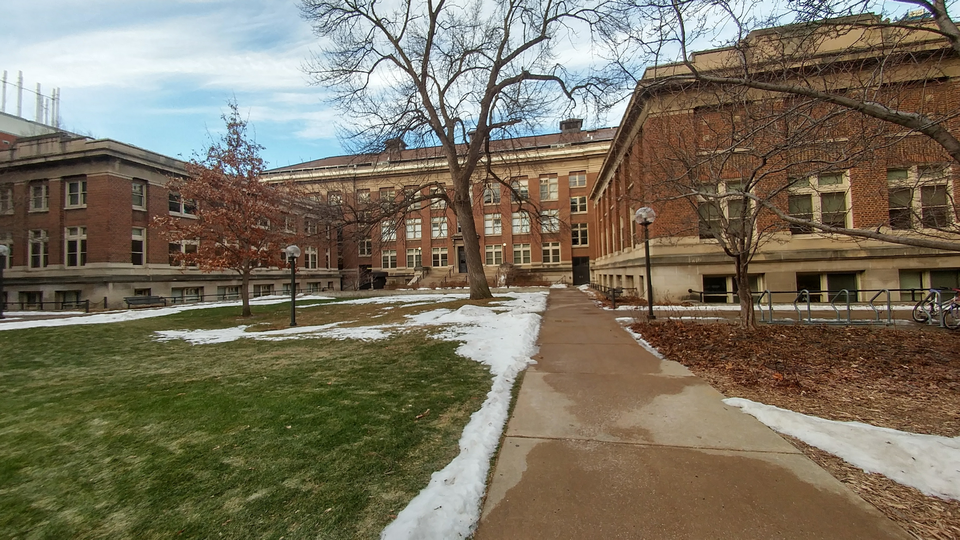
#> input picture hw5/left.bmp, 960 x 540 px
$ python hw5.py
#> lines starting #> are read from the running program, lines starting #| are printed output that depends on the picture
import cv2
import numpy as np
import scipy.io as sio
from scipy.linalg import null_space
import matplotlib.pyplot as plt
import sys
from sklearn.neighbors import NearestNeighbors
from mpl_toolkits.mplot3d import Axes3D


def compute_F(pts1, pts2):
    # TO DO
    F = np.empty([3, 3])
    max_n_inlier = 0
    max_inliers = []

    for _ in range(100):
        n_inlier = 0
        inliers = []
        n = np.random.choice(range(pts1.shape[0]), size = 8, replace=False)

        # Construct A
        A = np.empty([0, 9], dtype=np.float32)
        for i in range(8):
            x1, y1 = pts1[n[i]]
            x2, y2 = pts2[n[i]]
            # A = np.vstack([A, [x1 * x2, x1 * y2, x1, y1 * x2, y1 * y2, y1, x2, y2, 1]])
            A = np.vstack([A, [x1 * x2, y1 * x2, x2, x1 * y2, y1 * y2, y2, x1, y1, 1]])

        # Compute SVD of A
        _, _, vh = np.linalg.svd(A, full_matrices=False)
        F_temp = vh[-1].reshape(3, 3)

        # SVD Cleanup
        u, s, vh = np.linalg.svd(F_temp, full_matrices=False)
        s[-1] = 0
        F_temp = u @ np.diag(s) @ vh

        # Count inlier
        for i in range(pts1.shape[0]):
            p1 = np.hstack([pts1[i], 1])[:, None]
            p2 = np.hstack([pts2[i], 1])[None, :]
            if (p2 @ F_temp @ p1) < 1e-6:
                inliers.append(i)
                n_inlier +=1

        if (n_inlier > max_n_inlier):
            max_n_inlier = n_inlier
            max_inliers = list(inliers)

    # Recalculate F based on inliers
    p1 = np.take(pts1, max_inliers, axis=0)
    p2 = np.take(pts2, max_inliers, axis=0)
    A = np.empty([0, 9], dtype=np.float32)
    for i in range(p1.shape[0]):
        x1, y1 = pts1[i]
        x2, y2 = pts2[i]
        A = np.vstack([A, [x1 * x2, y1 * x2, x2, x1 * y2, y1 * y2, y2, x1, y1, 1]])
    _, _, vh = np.linalg.svd(A, full_matrices=False)
    F = vh[-1].reshape(3, 3)
    u, s, vh = np.linalg.svd(F, full_matrices=False)
    s[-1] = 0
    F = u @ np.diag(s) @ vh

    return F


def triangulation(P1, P2, pts1, pts2):
    # TO DO
    pts3D = np.empty([0, 3])

    for i in range(pts1.shape[0]):
        pts1_skew = np.array([[0, -1, pts1[i][1]],
                              [1, 0, -pts1[i][0]],
                              [-pts1[i][1], pts1[i][0], 0]])
        A_up = pts1_skew @ P1
        pts2_skew = np.array([[0, -1, pts2[i][1]],
                              [1, 0, -pts2[i][0]],
                              [-pts2[i][1], pts2[i][0], 0]])
        A_down = pts2_skew @ P2

        A = np.vstack([A_up, A_down])
        _, _, vh = np.linalg.svd(A)
        pt_3D = vh[-1][:3] / vh[-1][3]
        pts3D = np.vstack([pts3D, pt_3D])
    return pts3D


def disambiguate_pose(Rs, Cs, pts3Ds):
    # TO DO
    n_valid = [0, 0, 0, 0]

    for i in range(len(Rs)):
        # Camera 1
        T1 = np.hstack((np.eye(3), np.zeros((3, 1))))
        T1 = np.vstack([T1, [0, 0, 0, 1]])

        # Camera 2
        T2 = np.hstack((Rs[i], -Rs[i] @ Cs[i]))
        T2 = np.vstack([T2, [0, 0, 0, 1]])

        # Check Z coordinate
        for j in range(pts3Ds[i].shape[0]):
            p_c1 = T1 @ np.hstack([pts3Ds[i][j], 1])[:, None]
            p_c2 = T2 @ np.hstack([pts3Ds[i][j], 1])[:, None]
            if (p_c1[2] > 0) and (p_c2[2] > 0):
                n_valid[i] += 1

    max_valid = n_valid.index(max(n_valid))
    R = Rs[max_valid]
    C = Cs[max_valid]
    pts3D = pts3Ds[max_valid]
    return R, C, pts3D


def compute_rectification(K, R, C):
    # TO DO
    r1 = (C / np.linalg.norm(C)).ravel()
    r2 = (np.array([-C[1][0], C[0][0], 0]) / np.sqrt(C[0][0] ** 2 + C[1][0] ** 2))
    r3 = np.cross(r1, r2)
    R_rect = np.vstack([r1.T, r2.T, r3.T])

    H1 = K @ R_rect @ np.linalg.inv(K)
    H2 = K @ R_rect @ R.T @ np.linalg.inv(K)
    return H1, H2


def dense_match(img1, img2, descriptors1, descriptors2):
    # TO DO
    disparity = np.empty(img1.shape)

    for i in range(img1.shape[0]):
        print(i)
        for j in range(img1.shape[1]):
            d = descriptors1[i][j]
            knn = NearestNeighbors(n_neighbors=1, algorithm='ball_tree').fit(descriptors2[i][j:img1.shape[1]])
            _, n = knn.kneighbors(descriptors1[i][j][None, :])
            disparity[i][j] = -n[0][0]
            # for k in range(j, img1.shape[1]):
            #     dk = descriptors2[i][k]
            #     difference
    return disparity


# PROVIDED functions
def compute_camera_pose(F, K):
    E = K.T @ F @ K
    R_1, R_2, t = cv2.decomposeEssentialMat(E)
    # 4 cases
    R1, t1 = R_1, t
    R2, t2 = R_1, -t
    R3, t3 = R_2, t
    R4, t4 = R_2, -t

    Rs = [R1, R2, R3, R4]
    ts = [t1, t2, t3, t4]
    Cs = []
    for i in range(4):
        Cs.append(-Rs[i].T @ ts[i])
    return Rs, Cs


def visualize_img_pair(img1, img2):
    img = np.hstack((img1, img2))
    if img1.ndim == 3:
        plt.imshow(cv2.cvtColor(img, cv2.COLOR_BGR2RGB))
    else:
        plt.imshow(img, cmap='gray')
    plt.axis('off')
    plt.show()


def visualize_find_match(img1, img2, pts1, pts2):
    assert pts1.shape == pts2.shape, 'x1 and x2 should have same shape!'
    img_h = img1.shape[0]
    scale_factor1 = img_h/img1.shape[0]
    scale_factor2 = img_h/img2.shape[0]
    img1_resized = cv2.resize(img1, None, fx=scale_factor1, fy=scale_factor1)
    img2_resized = cv2.resize(img2, None, fx=scale_factor2, fy=scale_factor2)
    pts1 = pts1 * scale_factor1
    pts2 = pts2 * scale_factor2
    pts2[:, 0] += img1_resized.shape[1]
    img = np.hstack((img1_resized, img2_resized))
    plt.imshow(cv2.cvtColor(img, cv2.COLOR_BGR2RGB))
    for i in range(pts1.shape[0]):
        plt.plot([pts1[i, 0], pts2[i, 0]], [pts1[i, 1], pts2[i, 1]], 'b.-', linewidth=0.5, markersize=5)
    plt.axis('off')
    plt.show()


def visualize_epipolar_lines(F, pts1, pts2, img1, img2):
    assert pts1.shape == pts2.shape, 'x1 and x2 should have same shape!'
    ax1 = plt.subplot(121)
    ax2 = plt.subplot(122)
    ax1.imshow(cv2.cvtColor(img1, cv2.COLOR_BGR2RGB))
    ax2.imshow(cv2.cvtColor(img2, cv2.COLOR_BGR2RGB))

    for i in range(pts1.shape[0]):
        x1, y1 = int(pts1[i][0] + 0.5), int(pts1[i][1] + 0.5)
        ax1.scatter(x1, y1, s=5)
        p1, p2 = find_epipolar_line_end_points(img2, F, (x1, y1))
        ax2.plot([p1[0], p2[0]], [p1[1], p2[1]], linewidth=0.5)

    for i in range(pts2.shape[0]):
        x2, y2 = int(pts2[i][0] + 0.5), int(pts2[i][1] + 0.5)
        ax2.scatter(x2, y2, s=5)
        p1, p2 = find_epipolar_line_end_points(img1, F.T, (x2, y2))
        ax1.plot([p1[0], p2[0]], [p1[1], p2[1]], linewidth=0.5)

    ax1.axis('off')
    ax2.axis('off')
    plt.show()


def find_epipolar_line_end_points(img, F, p):
    img_width = img.shape[1]
    el = (F @ np.array([[p[0], p[1], 1]]).T).flatten()
    p1, p2 = (0, int(-el[2] / el[1])), (img.shape[1], int((-img_width * el[0] - el[2]) / el[1]))
    _, p1, p2 = cv2.clipLine((0, 0, img.shape[1], img.shape[0]), p1, p2)
    return p1, p2


def visualize_camera_poses(Rs, Cs):
    assert(len(Rs) == len(Cs) == 4)
    fig = plt.figure()
    R1, C1 = np.eye(3), np.zeros((3, 1))
    for i in range(4):
        R2, C2 = Rs[i], Cs[i]
        ax = fig.add_subplot(2, 2, i+1, projection='3d')
        draw_camera(ax, R1, C1)
        draw_camera(ax, R2, C2)
        set_axes_equal(ax)
        ax.set_xlabel('x axis')
        ax.set_ylabel('y axis')
        ax.set_zlabel('z axis')
        ax.view_init(azim=-90, elev=0)
        ax.title.set_text('Configuration {}'.format(i))
    fig.tight_layout()
    plt.show()


def visualize_camera_poses_with_pts(Rs, Cs, pts3Ds):
    assert(len(Rs) == len(Cs) == 4)
    fig = plt.figure()
    R1, C1 = np.eye(3), np.zeros((3, 1))
    for i in range(4):
        R2, C2, pts3D = Rs[i], Cs[i], pts3Ds[i]
        ax = fig.add_subplot(2, 2, i+1, projection='3d')
        draw_camera(ax, R1, C1, 5)
        draw_camera(ax, R2, C2, 5)
        ax.plot(pts3D[:, 0], pts3D[:, 1], pts3D[:, 2], 'b.')
        set_axes_equal(ax)
        ax.set_xlabel('x axis')
        ax.set_ylabel('y axis')
        ax.set_zlabel('z axis')
        ax.view_init(azim=-90, elev=0)
        ax.title.set_text('Configuration {}'.format(i))
    fig.tight_layout()
    plt.show()


def draw_camera(ax, R, C, scale=0.2):
    axis_end_points = C + scale * R.T  # (3, 3)
    vertices = C + scale * R.T @ np.array([[1, 1, 1], [-1, 1, 1], [-1, -1, 1], [1, -1, 1]]).T  # (3, 4)
    vertices_ = np.hstack((vertices, vertices[:, :1]))  # (3, 5)
    C = C.flatten()  # (3, 1) -> (3,)

    # draw coordinate system of camera
    ax.plot([C[0], axis_end_points[0, 0]], [C[1], axis_end_points[1, 0]], [C[2], axis_end_points[2, 0]], 'r-')
    ax.plot([C[0], axis_end_points[0, 1]], [C[1], axis_end_points[1, 1]], [C[2], axis_end_points[2, 1]], 'g-')
    ax.plot([C[0], axis_end_points[0, 2]], [C[1], axis_end_points[1, 2]], [C[2], axis_end_points[2, 2]], 'b-')

    # draw square window and lines connecting it to camera center
    ax.plot(vertices_[0, :], vertices_[1, :], vertices_[2, :], 'k-')
    ax.plot([C[0], vertices[0, 0]], [C[1], vertices[1, 0]], [C[2], vertices[2, 0]], 'k-')
    ax.plot([C[0], vertices[0, 1]], [C[1], vertices[1, 1]], [C[2], vertices[2, 1]], 'k-')
    ax.plot([C[0], vertices[0, 2]], [C[1], vertices[1, 2]], [C[2], vertices[2, 2]], 'k-')
    ax.plot([C[0], vertices[0, 3]], [C[1], vertices[1, 3]], [C[2], vertices[2, 3]], 'k-')


def set_axes_equal(ax):
    x_limits = ax.get_xlim3d()
    y_limits = ax.get_ylim3d()
    z_limits = ax.get_zlim3d()

    x_range, x_middle = abs(x_limits[1] - x_limits[0]), np.mean(x_limits)
    y_range, y_middle = abs(y_limits[1] - y_limits[0]), np.mean(y_limits)
    z_range, z_middle = abs(z_limits[1] - z_limits[0]), np.mean(z_limits)

    plot_radius = 0.5*max([x_range, y_range, z_range])

    ax.set_xlim3d([x_middle - plot_radius, x_middle + plot_radius])
    ax.set_ylim3d([y_middle - plot_radius, y_middle + plot_radius])
    ax.set_zlim3d([z_middle - plot_radius, z_middle + plot_radius])


def visualize_disparity_map(disparity):
    disparity[disparity > 150] = 150
    plt.imshow(disparity, cmap='jet')
    plt.show()


if __name__ == '__main__':
    # read in left and right images as RGB images
    img_left = cv2.imread('./left.bmp', 1)
#> img_left is the input picture: shape (540, 960, 3); mean B, G, R 94.8, 113, 120.7
    img_right = cv2.imread('./right.bmp', 1)
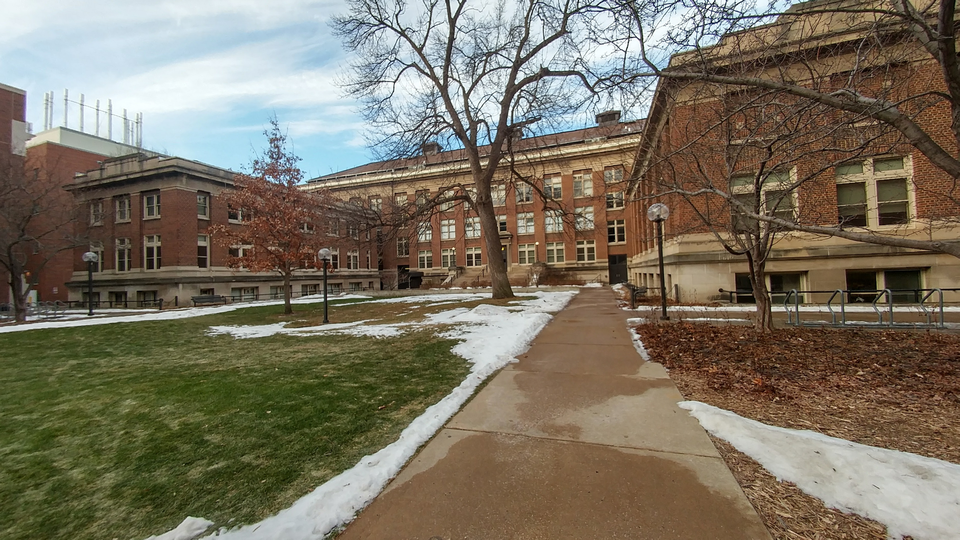
#> input picture hw5/right.bmp, 960 x 540 px
#> img_right is the input picture: shape (540, 960, 3); mean B, G, R 97.6, 114.2, 122.1
    visualize_img_pair(img_left, img_right)

    # Step 0: get correspondences between image pair
    data = np.load('./correspondence.npz')
#> (reads hw5/correspondence.npz from the repository)
    pts1, pts2 = data['pts1'], data['pts2']
    visualize_find_match(img_left, img_right, pts1, pts2)
#> in visualize_find_match, `plt.show()`:
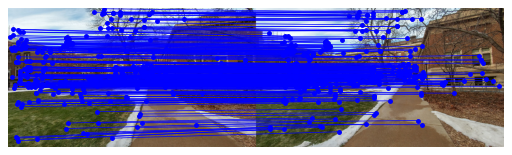
#> figure drawn by matplotlib, 1 panel

    # Step 1: compute fundamental matrix and recover four sets of camera poses
    F = compute_F(pts1, pts2)
    visualize_epipolar_lines(F, pts1, pts2, img_left, img_right)
#> the loop in visualize_epipolar_lines, `for i in range(pts1.shape[0]):` made 316 passes
#> (p1, p2) on passes 1 to 3: ((0, 154), (913, 0)), ((0, 188), (959, 54)), ((0, 277), (959, 217))
#> the loop in visualize_epipolar_lines, `for i in range(pts2.shape[0]):` made 316 passes
#> (el in find_epipolar_line_end_points, p1, p2) on passes 1 to 3: ([0.00129, 0.0138, -1.53], (0, 110), (959, 21)), ([0.00111, 0.0137, -2.13], (0, 155), (959, 77)), ([0.000658, 0.0137, -3.67], (0, 268), (959, 222))

    K = np.array([[350, 0, 960/2], [0, 350, 540/2], [0, 0, 1]])
    Rs, Cs = compute_camera_pose(F, K)
    visualize_camera_poses(Rs, Cs)

    # Step 2: triangulation
    pts3Ds = []
    P1 = K @ np.hstack((np.eye(3), np.zeros((3, 1))))
    for i in range(len(Rs)):
        P2 = K @ np.hstack((Rs[i], -Rs[i] @ Cs[i]))
        pts3D = triangulation(P1, P2, pts1, pts2)
        pts3Ds.append(pts3D)
    visualize_camera_poses_with_pts(Rs, Cs, pts3Ds)
#> in visualize_camera_poses_with_pts, `plt.show()`:
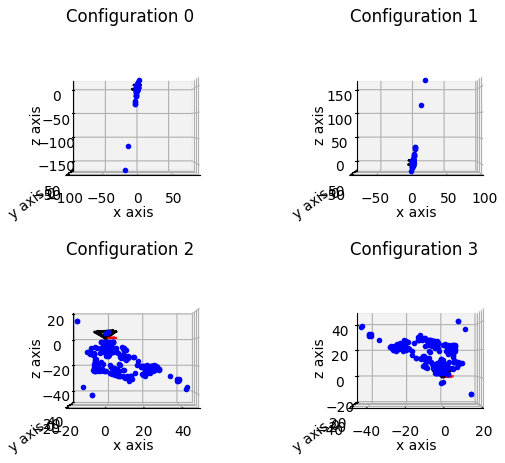
#> figure drawn by matplotlib, 4 panels

    # Step 3: disambiguate camera poses
    R, C, pts3D = disambiguate_pose(Rs, Cs, pts3Ds)

    # Step 4: rectification
    H1, H2 = compute_rectification(K, R, C)
    img_left_w = cv2.warpPerspective(img_left, H1, (img_left.shape[1], img_left.shape[0]))
    img_right_w = cv2.warpPerspective(img_right, H2, (img_right.shape[1], img_right.shape[0]))
    visualize_img_pair(img_left_w, img_right_w)
#> in visualize_img_pair (call 2), `img = np.hstack((img1, img2))`:
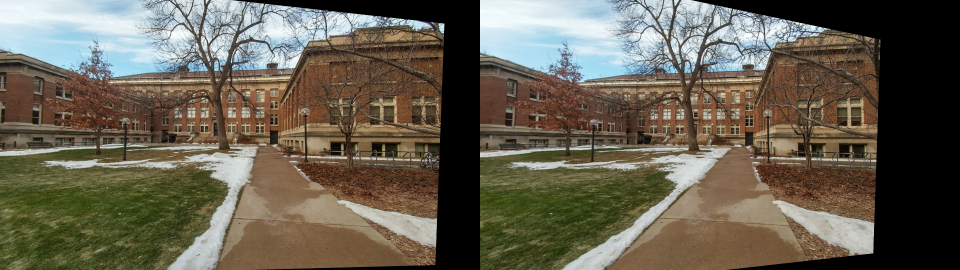
#> img: shape (540, 1920, 3) (shown at 1/2 size); mean B, G, R 81.6, 96.2, 102.6

    # Step 5: generate disparity map
    img_left_w = cv2.resize(img_left_w, (int(img_left_w.shape[1] / 2), int(img_left_w.shape[0] / 2)))  # resize image for speed
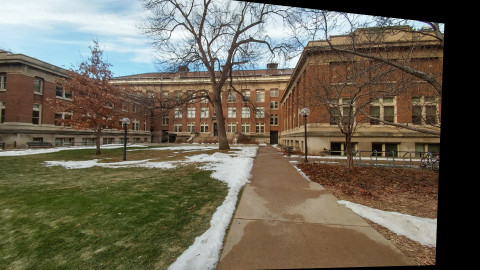
#> img_left_w: shape (270, 480, 3); mean B, G, R 85, 101.4, 108.1
    img_right_w = cv2.resize(img_right_w, (int(img_right_w.shape[1] / 2), int(img_right_w.shape[0] / 2)))
#> img_right_w: shape (270, 480, 3)
    img_left_w = cv2.cvtColor(img_left_w, cv2.COLOR_BGR2GRAY)  # convert to gray scale
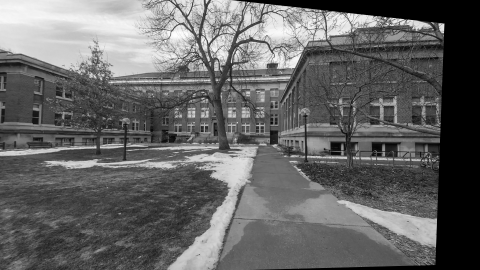
#> img_left_w: shape (270, 480); min 0, max 254, mean 101.6
    img_right_w = cv2.cvtColor(img_right_w, cv2.COLOR_BGR2GRAY)
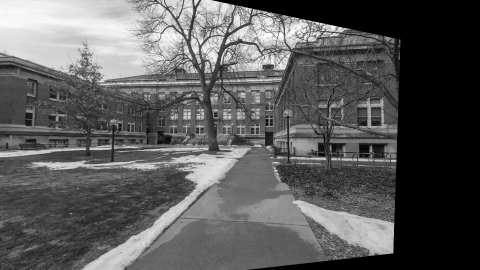
#> img_right_w: shape (270, 480); min 0, max 252, mean 91.6
#> (the run stopped early here; a loop or call above may not have finished)
